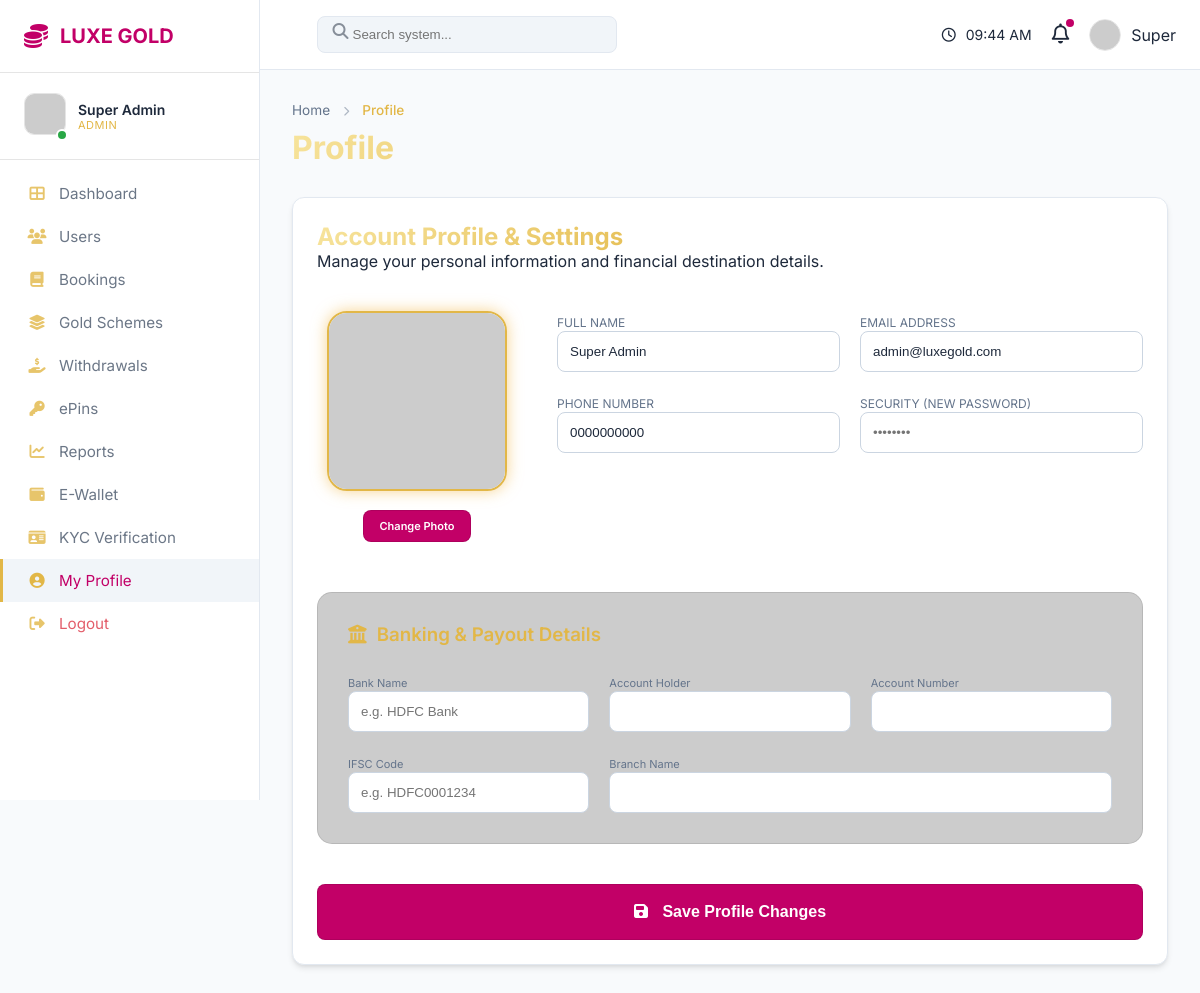
The app's page /dashboards/profile.php (signed in) with its own data.
### tables this page shows
CREATE TABLE IF NOT EXISTS users (
    id INT AUTO_INCREMENT PRIMARY KEY,
    username VARCHAR(50) UNIQUE NOT NULL,
    password VARCHAR(255) NOT NULL,
    email VARCHAR(100) UNIQUE NOT NULL,
    full_name VARCHAR(100) NOT NULL,
    phone VARCHAR(20) NOT NULL,
    role ENUM('admin', 'promoter', 'customer') NOT NULL,
    sponsor_id INT DEFAULT NULL,
    kyc_status ENUM('pending', 'approved', 'rejected') DEFAULT 'pending',
    `rank` ENUM('NONE', 'LCE', 'BCE', 'EPE', 'ME', 'SME', 'MM', 'GE', 'CE') DEFAULT 'NONE',
    bank_name VARCHAR(100) DEFAULT NULL,
    account_holder VARCHAR(100) DEFAULT NULL,
    account_number VARCHAR(50) DEFAULT NULL,
    ifsc_code VARCHAR(20) DEFAULT NULL,
    branch_name VARCHAR(100) DEFAULT NULL,
    kyc_aadhaar VARCHAR(255) DEFAULT NULL,
    kyc_pan VARCHAR(255) DEFAULT NULL,
    kyc_bank VARCHAR(255) DEFAULT NULL,
    profile_pic VARCHAR(255) DEFAULT NULL,
    created_at TIMESTAMP DEFAULT CURRENT_TIMESTAMP,
    FOREIGN KEY (sponsor_id) REFERENCES users(id) ON DELETE SET NULL
);

### auth/auth_helper.php (called while the page is built, shortened)
<?php
function get_profile_pic_url($profile_pic, $full_name, $base_path = "../") {
    return "https://ui-avatars.com/api/?name=" . urlencode($full_name) . "&background=C20067&color=fff";
}
?>

### dashboards/profile.php (the view, shortened to what this page needs)
<?php
require_once '../config/db.php';
require_once '../auth/auth_helper.php';
$user_id = $_SESSION['user_id'];
$stmt = $pdo->prepare("SELECT * FROM users WHERE id = ?");
$stmt->execute([$user_id]);
$user = $stmt->fetch();
require_once '../layouts/header.php';
?>
<div class="glass-card" style="max-width: 900px; margin: 0 auto;">
    <h2 class="gold-gradient-text">Account Profile & Settings</h2>
    <p class="text-muted">Manage your personal information and financial destination details.</p>
    <form method="POST" enctype="multipart/form-data" style="margin-top: 40px;">
        <div style="display: flex; gap: 40px; align-items: flex-start; flex-wrap: wrap;">
            <div style="text-align: center; flex: 0 0 200px;">
                <div style="position: relative; display: inline-block;">
                    <?php
                    $pp = get_profile_pic_url($user['profile_pic'], $user['full_name']);
                    ?>
                    <img id="pp-preview" src="<?php echo $pp; ?>" style="width: 180px; height: 180px; border-radius: 20px; object-fit: cover; border: 2px solid var(--brand-gold-pure); box-shadow: var(--state-glow);">
                    <div style="margin-top: 15px;">
                        <label class="btn-primary" style="font-size: 11px; cursor: pointer; padding: 8px 15px;">
                            Change Photo
                        </label>
                    </div>
                </div>
            </div>
            <div style="flex: 1; min-width: 300px; display: grid; grid-template-columns: 1fr 1fr; gap: 20px;">
                <div class="form-group">
                    <label style="color: var(--text-muted); font-size: 12px; text-transform: uppercase;">Full Name</label>
                    <input type="text" name="full_name" value="<?php echo htmlspecialchars($user['full_name']); ?>" required class="form-control">
                </div>
                <div class="form-group">
                    <label style="color: var(--text-muted); font-size: 12px; text-transform: uppercase;">Email Address</label>
                    <input type="email" name="email" value="<?php echo htmlspecialchars($user['email']); ?>" required class="form-control">
                </div>
                <div class="form-group">
                    <label style="color: var(--text-muted); font-size: 12px; text-transform: uppercase;">Phone Number</label>
                    <input type="text" name="phone" value="<?php echo htmlspecialchars($user['phone']); ?>" required class="form-control">
                </div>
                <div class="form-group">
                    <label style="color: var(--text-muted); font-size: 12px; text-transform: uppercase;">Security (New Password)</label>
                    <input type="password" name="new_password" class="form-control" placeholder="••••••••">
                </div>
            </div>
        </div>
        <div style="margin-top: 50px; padding: 30px; border-radius: 15px; background: rgba(0,0,0,0.2); border: 1px solid var(--glass-border);">
            <h3 class="gold-text" style="margin-bottom: 25px; display: flex; align-items: center; gap: 10px;">
                <i class="fas fa-university"></i> Banking & Payout Details
            </h3>
            <div style="display: grid; grid-template-columns: repeat(auto-fit, minmax(200px, 1fr)); gap: 20px;">
                <div class="form-group">
                    <label style="color: var(--text-muted); font-size: 11px;">Bank Name</label>
                    <input type="text" name="bank_name" value="<?php echo htmlspecialchars($user['bank_name'] ?? ''); ?>" class="form-control" placeholder="e.g. HDFC Bank">
                </div>
                <div class="form-group">
                    <label style="color: var(--text-muted); font-size: 11px;">Account Holder</label>
                    <input type="text" name="account_holder" value="<?php echo htmlspecialchars($user['account_holder'] ?? ''); ?>" class="form-control">
                </div>
                <div class="form-group">
                    <label style="color: var(--text-muted); font-size: 11px;">Account Number</label>
                    <input type="text" name="account_number" value="<?php echo htmlspecialchars($user['account_number'] ?? ''); ?>" class="form-control">
                </div>
                <div class="form-group">
                    <label style="color: var(--text-muted); font-size: 11px;">IFSC Code</label>
                    <input type="text" name="ifsc_code" value="<?php echo htmlspecialchars($user['ifsc_code'] ?? ''); ?>" class="form-control" placeholder="e.g. HDFC0001234">
                </div>
                <div class="form-group" style="grid-column: span 2;">
                    <label style="color: var(--text-muted); font-size: 11px;">Branch Name</label>
                    <input type="text" name="branch_name" value="<?php echo htmlspecialchars($user['branch_name'] ?? ''); ?>" class="form-control">
                </div>
            </div>
        </div>
        <button type="submit" class="btn-gold" style="width: 100%; margin-top: 40px; padding: 18px; font-size: 16px;">
            <i class="fas fa-save" style="margin-right: 10px;"></i> Save Profile Changes
        </button>
    </form>
</div>
<?php require_once '../layouts/footer.php'; ?>

### assets/css/theme.css (style rules this page uses)
:root { --brand-magenta: #C20067; --brand-magenta-dark: #8b0046; --brand-gold-pure: #E2B747; --brand-gold-light: #F7E49D; --brand-gold-dark: #A37A24; --bg-dark-premium: #16000D; --bg-sidebar: #1a0010; --glass-surface: rgba(255, 255, 255, 0.04); --glass-border: rgba(226, 183, 71, 0.15); --state-locked: #64748b; --state-glow: 0 0 15px rgba(242, 183, 71, 0.6); --success-color: #28a745; --danger-color: #dc3545; --warning-color: #ffc107; --font-main: 'Inter', -apple-system, BlinkMacSystemFont, "Segoe UI", Roboto, sans-serif; --text-main: #f8fafc; --text-muted: #94a3b8; }
* { box-sizing: border-box; margin: 0; padding: 0; }
body { background-color: var(--bg-dark-premium); color: var(--text-main); font-family: var(--font-main); min-height: 100vh; display: flex; overflow-x: hidden; }
body.theme-light { --bg-dark-premium: #f8fafc; --bg-sidebar: #ffffff; --glass-surface: rgba(255, 255, 255, 0.9); --glass-border: rgba(0, 0, 0, 0.1); --text-main: #1e293b; --text-muted: #64748b; --brand-magenta-dark: #c20067; }
body.theme-light .glass-card, body.theme-light .card { background: #ffffff; border: 1px solid #e2e8f0; box-shadow: 0 4px 6px -1px rgba(0, 0, 0, 0.1), 0 2px 4px -1px rgba(0, 0, 0, 0.06); }
body.theme-light .form-control { background: #ffffff; border: 1px solid #cbd5e1; color: #1e293b; }
.glass-card, .card { background: var(--glass-surface); backdrop-filter: blur(12px); -webkit-backdrop-filter: blur(12px); border: 1px solid var(--glass-border); border-radius: 12px; padding: 24px; margin-bottom: 24px; box-shadow: 0 8px 32px rgba(0, 0, 0, 0.3), inset 0 0 10px rgba(194, 0, 103, 0.05); transition: transform 0.2s, border-color 0.2s; }
.gold-gradient-text { background: linear-gradient(135deg, #F7E49D 0%, #E2B747 50%, #A37A24 100%); -webkit-background-clip: text; -webkit-text-fill-color: transparent; font-weight: 700; }
.gold-text { color: var(--brand-gold-pure); font-weight: 600; }
.btn-gold, .btn-primary { background: linear-gradient(135deg, var(--brand-magenta) 0%, var(--brand-magenta-dark) 100%); color: white; border: 1px solid var(--glass-border); padding: 10px 24px; border-radius: 8px; font-weight: 600; cursor: pointer; transition: all 0.3s; text-decoration: none; display: inline-block; text-align: center; }
.form-control { width: 100%; background: rgba(0, 0, 0, 0.2); border: 1px solid var(--glass-border); border-radius: 8px; padding: 12px; color: white; outline: none; transition: border-color 0.2s; }

### records on screen
users: full_name "Super Admin", email "admin@luxegold.com", phone "0000000000"

### other values on screen
$_SESSION['full_name'] "Super Admin"
$_SESSION['role'] "ADMIN"
explode(' ', $_SESSION['full_name'] ?? 'User')[0] "Super"
$label "Profile"
$title "Profile"
